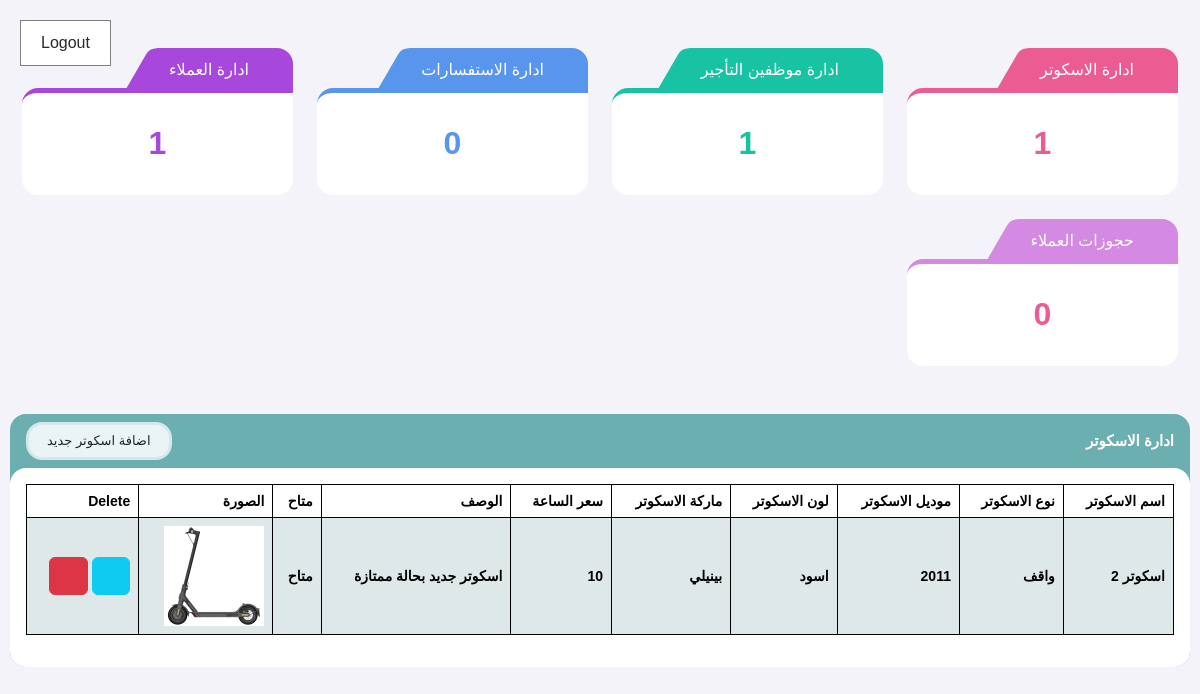
Before: /admin/index.php (signed in) with the older database file.
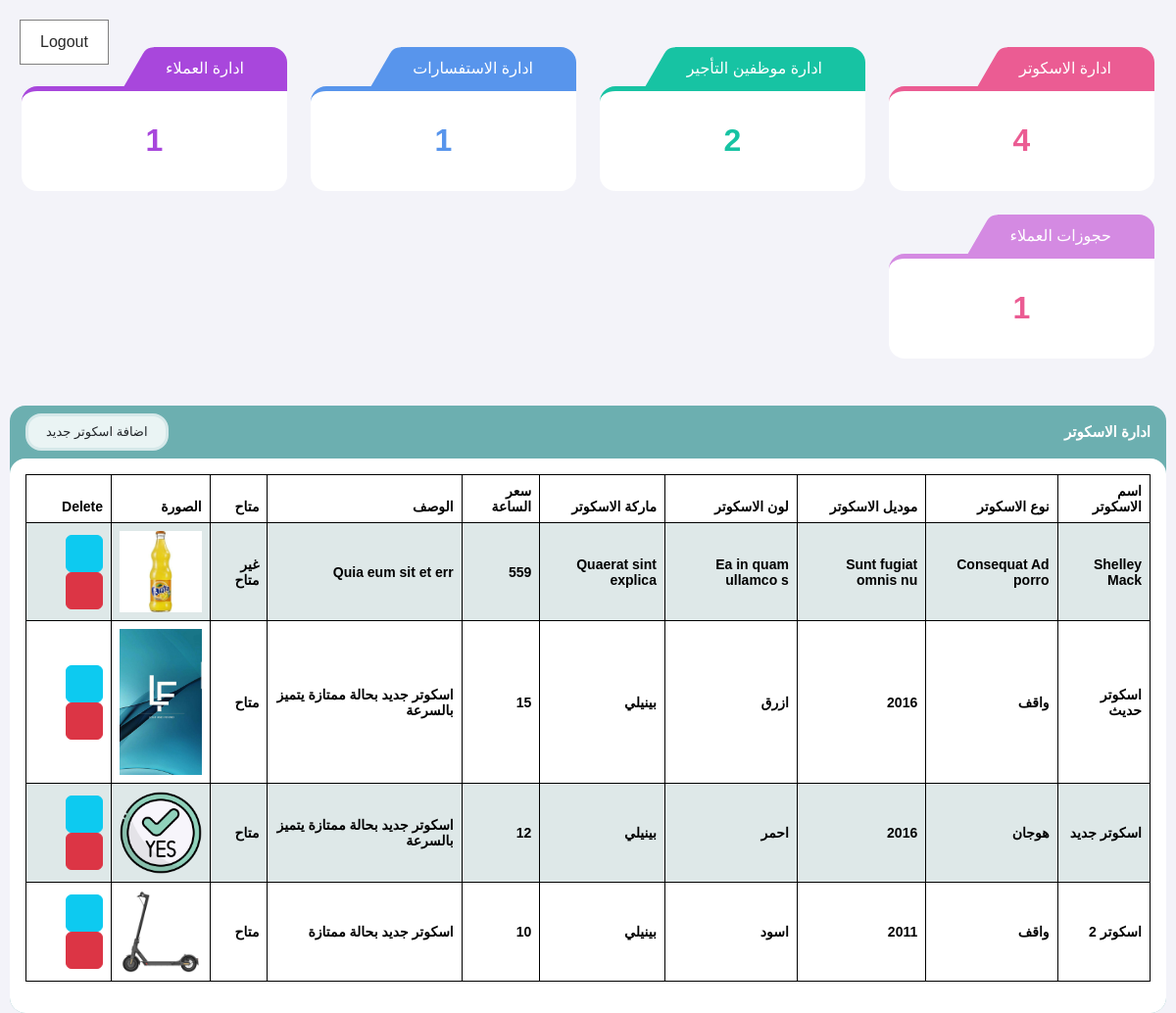
After: the same page with the newer database file.
### tables this page shows
CREATE TABLE `scooter` (
  `scooter_id` int(10) NOT NULL,
  `scooter_name` varchar(255) NOT NULL,
  `scooter_type` varchar(255) NOT NULL,
  `scooter_model` varchar(255) NOT NULL,
  `scooter_color` varchar(250) NOT NULL,
  `scooter_brand` varchar(255) NOT NULL,
  `scooter_image` varchar(255) NOT NULL,
  `price_per_hour` int(10) NOT NULL,
  `description` text NOT NULL,
  `availability` tinyint(1) NOT NULL DEFAULT 1
);

### helper.php (called while the page is built, shortened)
<?php
if (!function_exists('runQuery')) {
    function runQuery($query)
    {
        $servername = "localhost";
        $username = "root";
        $password = "";
        $database = "scooters";
        $conn = new mysqli($servername, $username, $password, $database);
        $conn->set_charset("utf8");
        return $conn->query($query);
    }
}

### admin/index.php (the view, shortened to what the changed rows need)
<?php
require('../helper.php');
$selectٍScootersSql = 'SELECT * FROM scooter order by scooter_id  DESC';
$selectScootersResult = runQuery($selectٍScootersSql);
?>
<!doctype html>
<html lang="ar" data-layout="vertical" data-topbar="light" data-sidebar="dark" data-sidebar-size="lg"
      data-sidebar-image="none">
<head>
    <?php
    include_once 'layout/assets/css.php';
    ?>
<body>
<content>
    <?php
    include_once 'layout/inc/counter.php';
    ?>
    <section class="tableSection">
        <div class="tableDiv">
            <table id="table" class="table datatable table-bordered dt-responsive nowrap table-striped align-middle">
                <thead>
                <tr>
                    <th>اسم الاسكوتر</th>
                    <th>نوع الاسكوتر</th>
                    <th>موديل الاسكوتر</th>
                    <th>لون الاسكوتر</th>
                    <th>ماركة الاسكوتر</th>
                    <th>سعر الساعة</th>
                    <th>الوصف</th>
                    <th>متاح</th>
                    <th>الصورة</th>
                    <th>Delete</th>
                </tr>
                </thead>
                <tbody>
                <?php
                if ($selectScootersResult->num_rows > 0) {
                    while ($row = $selectScootersResult->fetch_assoc()) {
                        ?>
                        <tr>
                            <th><?php echo $row['scooter_name'] ?></th>
                            <th><?php echo $row['scooter_type'] ?></th>
                            <th><?php echo $row['scooter_model'] ?></th>
                            <th><?php echo $row['scooter_color'] ?></th>
                            <th><?php echo $row['scooter_brand'] ?></th>
                            <th><?php echo $row['price_per_hour'] ?></th>
                            <th><?php echo $row['description'] ?></th>
                            <th>  <?php echo $row['availability']?'متاح':'غير متاح'?></th>
                            <th><img src="../<?php echo $row['scooter_image'] ?>" style="width: 100px;"></th>
                            <th>
                                <button class="btn btn-info" data-bs-toggle="modal"
                                        data-bs-target="#editModal<?php echo $row['scooter_id'] ?>"><i
                                            class="fa-light fa-edit"></i></button>
                                <a href="?method=DELETE&id=<?php echo $row['scooter_id'] ?>"
                                   class="btn btn-danger confirmation"><i class="fa-light fa-trash"></i></a>
                            </th>
                        </tr>
                        <?php
                    }
                }
                ?>
                </tbody>
            </table>
        </div>
    </section>
</content>
</body>
</html>

### admin/layout/inc/counter.php (shortened to what the changed rows need)
<?php
$sqlAllScooters = "SELECT COUNT(scooter_id) AS countAllScooters FROM scooter";
$countAllScootersResult = runQuery($sqlAllScooters);
$countAllScooters = 0;
if ($countAllScootersResult->num_rows > 0) {
    $row = $countAllScootersResult->fetch_assoc();
    $countAllScooters = $row['countAllScooters'];
}
$sqlAllCustomers = "SELECT COUNT(cust_id) AS countAllCustomers FROM customer";
$countAllCustomersResult = runQuery($sqlAllCustomers);
$countAllCustomers = 0;
if ($countAllCustomersResult->num_rows > 0) {
    $custrow = $countAllCustomersResult->fetch_assoc();
    $countAllCustomers = $custrow['countAllCustomers'];
}
$sqlAllReservations = "SELECT COUNT(reservation_id) AS countAllReservations FROM reservations";
$countAllReservationsResult = runQuery($sqlAllReservations);
$countAllReservations = 0;
if ($countAllReservationsResult->num_rows > 0) {
    $reserveRow = $countAllReservationsResult->fetch_assoc();
    $countAllReservations = $reserveRow['countAllReservations'];
}
$sqlAllEmp = "SELECT COUNT(employee_id) AS countAllEmps FROM rent_employee";
$countAllEmpsResult = runQuery($sqlAllEmp);
$countAllEmps = 0;
$sqlAllQuestions = "SELECT * FROM questions ";
$countAllQuesResult = runQuery($sqlAllQuestions);
if ($countAllEmpsResult->num_rows > 0) {
    $row = $countAllEmpsResult->fetch_assoc();
    $countAllEmps = $row['countAllEmps'];
}
?>
<section class="statisticsSection">
    <div class="row g-4">
        <a href="index.php" class="statistic col-sm-6 col-md-4 col-lg-3">
            <div class="body">
                <h1 class="odometer"
                    data-count="<?php echo $countAllScooters; ?>"><?php echo $countAllScooters; ?></h1>
            </div>
        </a>
        <a href="rentEmployee.php" class="statistic col-sm-6 col-md-4 col-lg-3">
            <div class="body">
                <h1 class="odometer" data-count="<?php echo $countAllEmps ?? 0; ?>"><?php echo $countAllEmps ?? 0; ?></h1>
            </div>
        </a>
        <a href="questions.php" class="statistic col-sm-6 col-md-4 col-lg-3">
            <div class="body">
                <h1 class="odometer"
                   data-count="<?php echo $countAllQuesResult->num_rows ?? 0; ?>"><?php echo $countAllQuesResult->num_rows ?? 0; ?></h1>
            </div>
        </a>
		     <a href="customers.php" class="statistic col-sm-6 col-md-4 col-lg-3">
            <div class="body">
                <h1 class="odometer"
                    data-count="<?php echo $countAllCustomers;?>"><?php echo $countAllCustomers; ?></h1>
            </div>
        </a>
		  <a href="reservation.php" class="statistic col-sm-6 col-md-4 col-lg-3">
            <div class="body">
                <h1 class="odometer"
                    data-count="<?php echo $countAllReservations; ?>"><?php echo $countAllReservations; ?></h1>
            </div>
        </a>
    </div>
</section>

Changed rows visible on the page:
added scooter: scooter_name "Shelley Mack", scooter_type "Consequat Ad porro", scooter_model "Sunt fugiat omnis nu", scooter_color "Ea in quam ullamco s", scooter_brand "Quaerat sint explica", price_per_hour "559", description "Quia eum sit et err", availability "غير متاح", scooter_image (picture)
added scooter: scooter_name "اسكوتر حديث", scooter_type "واقف", scooter_model "2016", scooter_color "ازرق", scooter_brand "بينيلي", price_per_hour "15", description "اسكوتر جديد بحالة ممتازة يتميز بالسرعة", availability "متاح", scooter_image (picture)
added scooter: scooter_name "اسكوتر جديد", scooter_type "هوجان", scooter_model "2016", scooter_color "احمر", scooter_brand "بينيلي", price_per_hour "12", description "اسكوتر جديد بحالة ممتازة يتميز بالسرعة", availability "متاح", scooter_image (picture)
Other visible differences:
$countAllScooters: "1" → "4"
$countAllEmps: "1" → "2"
$countAllQuesResult->num_rows: "0" → "1"
$countAllReservations: "0" → "1"
